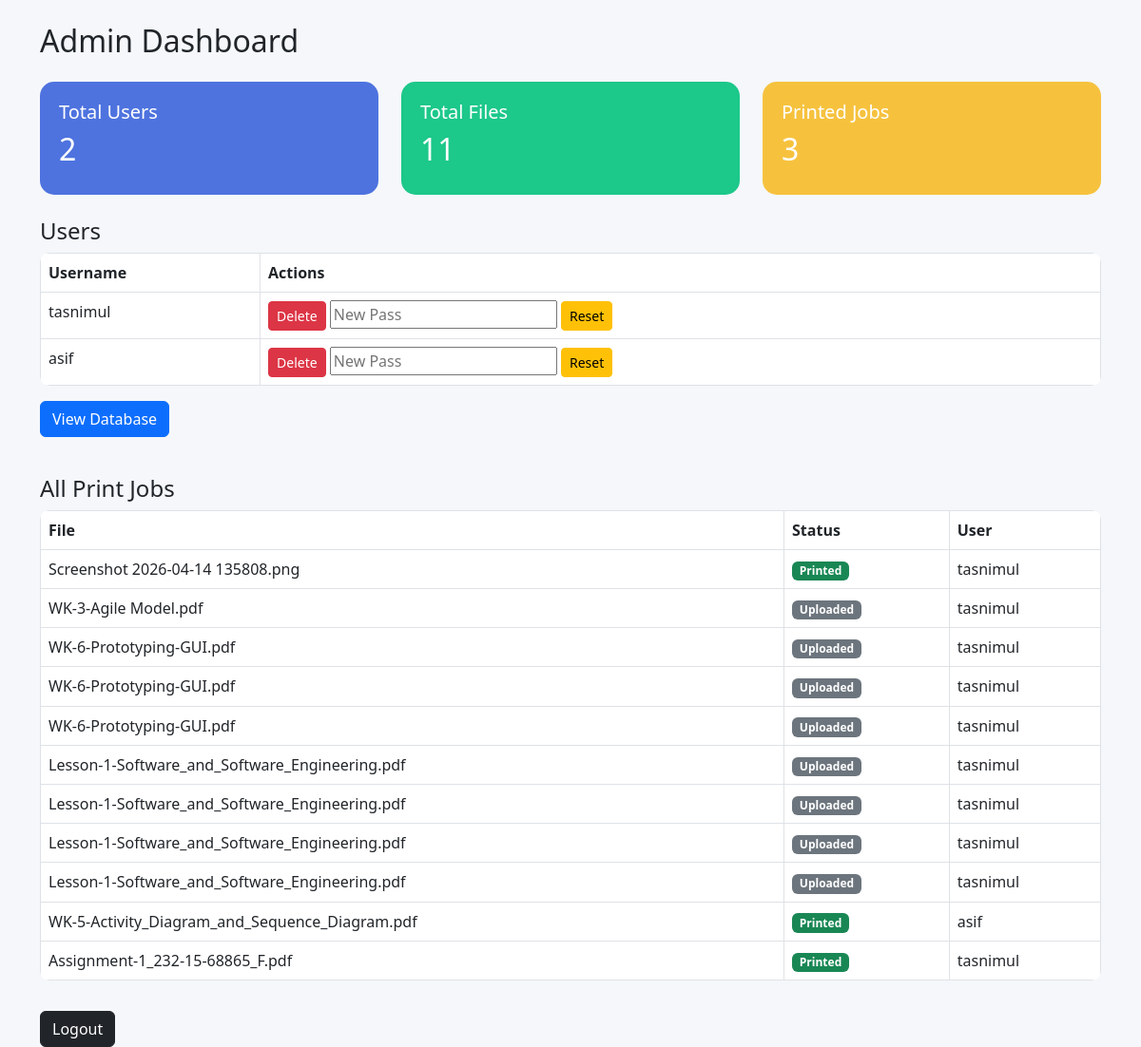
/admin (signed in), run on the app's committed database.
### tables this page shows
CREATE TABLE users (
    id INTEGER PRIMARY KEY AUTOINCREMENT,
    username TEXT UNIQUE,
    password TEXT,
    role TEXT
);

CREATE TABLE files (
    id INTEGER PRIMARY KEY AUTOINCREMENT,
    filename TEXT,
    status TEXT,
    user TEXT
);

### app.py (the view)
@app.route('/admin')
def admin():
    if session.get('role') != 'admin':
        return redirect('/admin_auth')
    conn = sqlite3.connect(DB_PATH)
    c = conn.cursor()
    c.execute("SELECT username FROM users WHERE role='user'")
    users = c.fetchall()
    c.execute("SELECT filename, status, user FROM files")
    files = c.fetchall()
    c.execute("SELECT COUNT(*) FROM users WHERE role='user'")
    total_users = c.fetchone()[0]
    c.execute("SELECT COUNT(*) FROM files")
    total_files = c.fetchone()[0]
    c.execute("SELECT COUNT(*) FROM files WHERE status='Printed'")
    total_printed = c.fetchone()[0]
    conn.close()
    return render_template("admin.html",
                           users=users,
                           files=files,
                           total_users=total_users,
                           total_files=total_files,
                           total_printed=total_printed)

### templates/admin.html (shortened to what this page needs)
<!DOCTYPE html>
<html>
<head>
    <link href="https://cdn.jsdelivr.net/npm/bootstrap@5.3.0/dist/css/bootstrap.min.css" rel="stylesheet">
</head>
<body class="container mt-4">
<h2 class="mb-4">Admin Dashboard</h2>
<div class="row mb-4">
    <div class="col-md-4">
        <div class="card-box bg-blue">
            <h5>Total Users</h5>
            <h2>{{ total_users }}</h2>
        </div>
    </div>
    <div class="col-md-4">
        <div class="card-box bg-green">
            <h5>Total Files</h5>
            <h2>{{ total_files }}</h2>
        </div>
    </div>
    <div class="col-md-4">
        <div class="card-box bg-orange">
            <h5>Printed Jobs</h5>
            <h2>{{ total_printed }}</h2>
        </div>
    </div>
</div>
<h4>Users</h4>
<table class="table table-bordered">
    <tr>
        <th>Username</th>
        <th>Actions</th>
    </tr>
    {% for u in users %}
    <tr>
        <td>{{ u[0] }}</td>
        <td>
            <a href="/delete_user/{{ u[0] }}" class="btn btn-danger btn-sm">Delete</a>
            <form action="/reset_password/{{ u[0] }}" method="post" style="display:inline;">
                <input name="new_password" placeholder="New Pass" required>
                <button class="btn btn-warning btn-sm">Reset</button>
            </form>
        </td>
    </tr>
    {% endfor %}
</table>
<a href="/admin/database" class="btn btn-primary mb-3">View Database</a>
<h4 class="mt-4">All Print Jobs</h4>
<table class="table table-bordered">
    <tr>
        <th>File</th>
        <th>Status</th>
        <th>User</th>
    </tr>
    {% for f in files %}
    <tr>
        <td>{{ f[0] }}</td>
        <td>
            {% if f[1] == 'Printed' %}
                <span class="badge bg-success">Printed</span>
            {% else %}
                <span class="badge bg-secondary">{{ f[1] }}</span>
            {% endif %}
        </td>
        <td>{{ f[2] }}</td>
    </tr>
    {% endfor %}
</table>
<a href="/logout" class="btn btn-dark mt-3">Logout</a>
</body>
</html>

### templates/admin.html (style rules this page uses)
body { background: #f5f7fa; }
.card-box { border-radius: 15px; padding: 20px; color: white; }
.bg-blue { background: #4e73df; }
.bg-green { background: #1cc88a; }
.bg-orange { background: #f6c23e; }
.table { background: white; border-radius: 10px; overflow: hidden; }

### data on the page
users: username "tasnimul"
users: username "asif"
files: filename "Screenshot 2026-04-14 135808.png", status "Printed", user "tasnimul"
files: filename "WK-3-Agile Model.pdf", status "Uploaded", user "tasnimul"
files: filename "WK-6-Prototyping-GUI.pdf", status "Uploaded", user "tasnimul"
files: filename "WK-6-Prototyping-GUI.pdf", status "Uploaded", user "tasnimul"
files: filename "WK-6-Prototyping-GUI.pdf", status "Uploaded", user "tasnimul"
files: filename "Lesson-1-Software_and_Software_Engineering.pdf", status "Uploaded", user "tasnimul"
files: filename "Lesson-1-Software_and_Software_Engineering.pdf", status "Uploaded", user "tasnimul"
files: filename "Lesson-1-Software_and_Software_Engineering.pdf", status "Uploaded", user "tasnimul"
files: filename "Lesson-1-Software_and_Software_Engineering.pdf", status "Uploaded", user "tasnimul"
files: filename "WK-5-Activity_Diagram_and_Sequence_Diagram.pdf", status "Printed", user "asif"
files: filename "Assignment-1_232-15-68865_F.pdf", status "Printed", user "tasnimul"

### other printed values
{{ total_users }} "2"
{{ total_files }} "11"
{{ total_printed }} "3"
